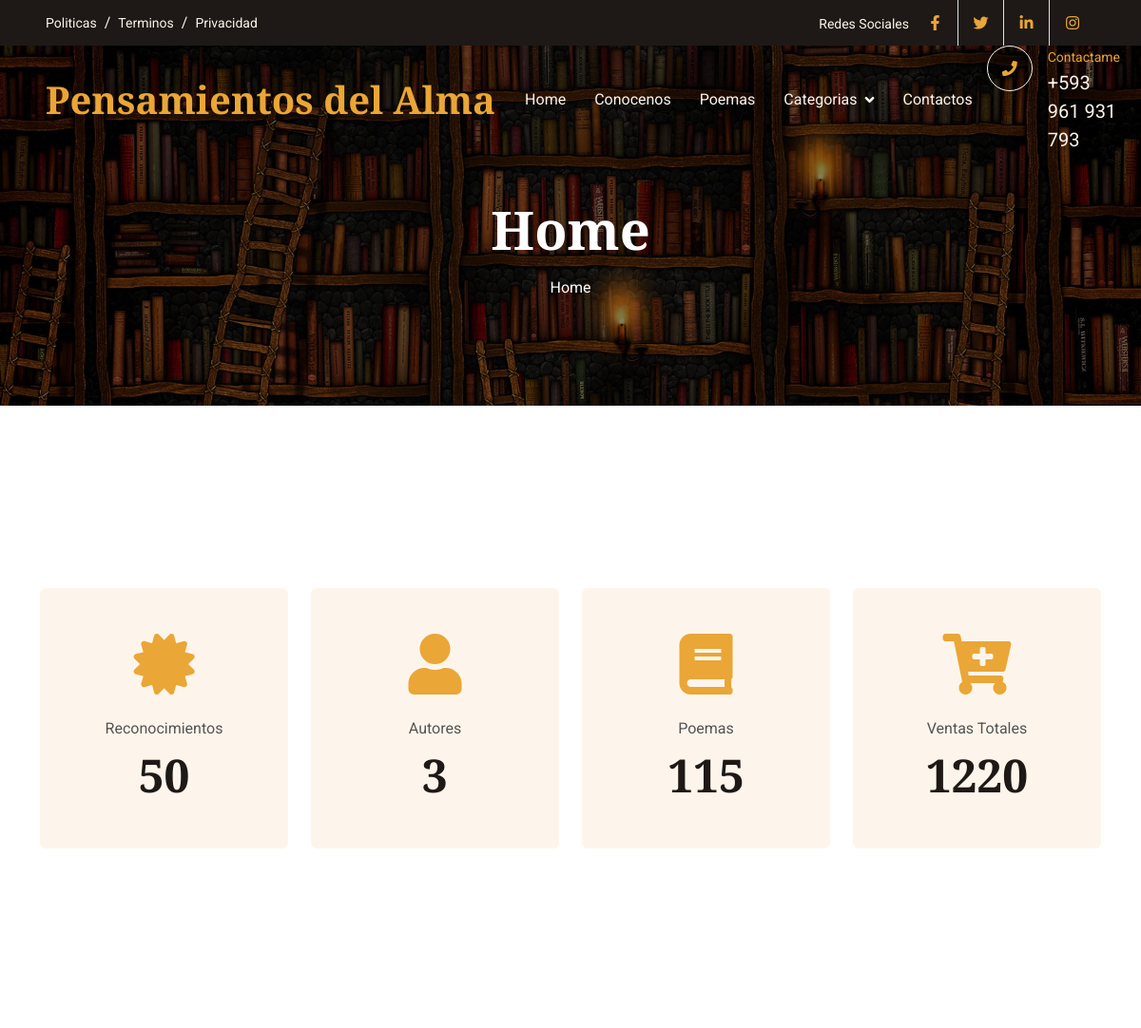
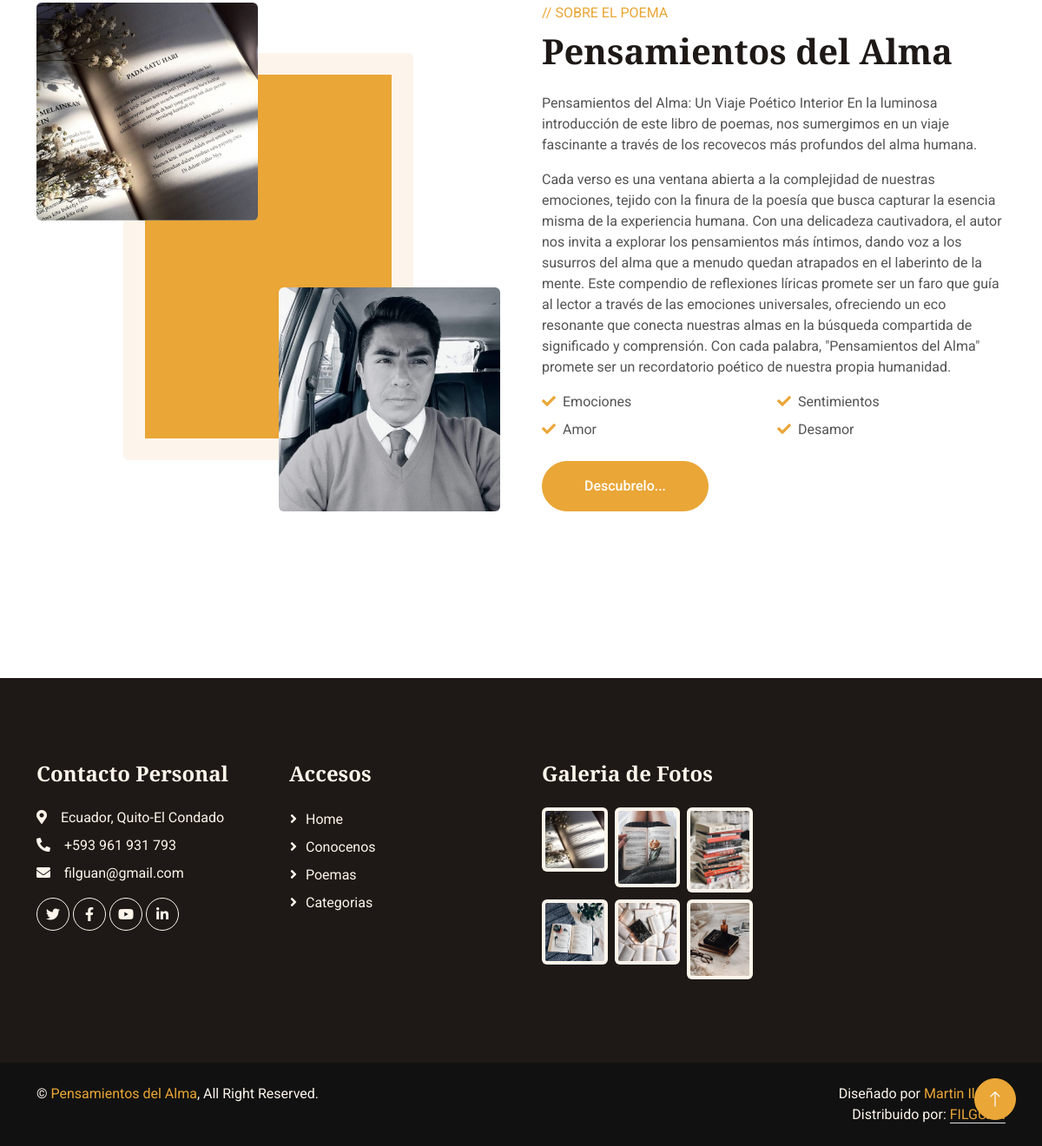
The page / on the database its author committed (2 pictures, top to bottom).
### pages/models.py (models this page shows, shortened)
class Page(models.Model):
    title=models.CharField(max_length=100, verbose_name="Titulo")
    content=models.TextField(verbose_name="Contenido")
    created=models.DateTimeField(auto_now_add=True, verbose_name="Fecha de Creación")
    updated=models.DateTimeField(auto_now=True, verbose_name="Fecha de Edición")
    class Meta:
        verbose_name="Page"
        verbose_name_plural="Pages"

### core/views.py (the view)
# urls.py: path('', views.home, name="home"),
def home(request):
    return render(request,"core/home.html")

### pages/templatetags/pages_extras.py (called while the page is built)
@register.simple_tag
def get_pages():
    pages=Page.objects.all()
    return pages

### social/processors.py (called while the page is built)
def ctx_dict(request):
    dict_urls={}
    urls=Social.objects.all()
    for url in urls:
        dict_urls[url.key]=url.url
    return dict_urls

### core/templates/core/home.html (shortened to what this page needs)
{% extends "core/base.html" %}
{% load static %}
{% block TitleHeader %}
<h1 class="display-4 text-white animated slideInDown mb-3">Home</h1>
{% endblock  %}
{% block content %}
<div class="container-xxl py-6">
    <div class="container">
        <div class="row g-4">
            <div class="col-lg-3 col-md-6 wow fadeIn" data-wow-delay="0.1s">
                <div class="fact-item bg-light rounded text-center h-100 p-5">
                    <i class="fa fa-certificate fa-4x text-primary mb-4"></i>
                    <p class="mb-2">Reconocimientos</p>
                    <h1 class="display-5 mb-0" data-toggle="counter-up">50</h1>
                </div>
            </div>
            <div class="col-lg-3 col-md-6 wow fadeIn" data-wow-delay="0.3s">
                <div class="fact-item bg-light rounded text-center h-100 p-5">
                    <i class="fa fa-user fa-4x text-primary mb-4"></i>
                    <p class="mb-2">Autores</p>
                    <h1 class="display-5 mb-0" data-toggle="counter-up">3</h1>
                </div>
            </div>
            <div class="col-lg-3 col-md-6 wow fadeIn" data-wow-delay="0.5s">
                <div class="fact-item bg-light rounded text-center h-100 p-5">
                    <i class="fa fa-book fa-4x text-primary mb-4"></i>
                    <p class="mb-2">Poemas</p>
                    <h1 class="display-5 mb-0" data-toggle="counter-up">115</h1>
                </div>
            </div>
            <div class="col-lg-3 col-md-6 wow fadeIn" data-wow-delay="0.7s">
                <div class="fact-item bg-light rounded text-center h-100 p-5">
                    <i class="fa fa-cart-plus fa-4x text-primary mb-4"></i>
                    <p class="mb-2">Ventas Totales</p>
                    <h1 class="display-5 mb-0" data-toggle="counter-up">1220</h1>
                </div>
            </div>
        </div>
    </div>
</div>
<div class="container-xxl py-6">
    <div class="container">
        <div class="row g-5">
            <div class="col-lg-6 wow fadeInUp" data-wow-delay="0.1s">
                <div class="row img-twice position-relative h-100">
                    <div class="col-6">
                        <img class="img-fluid rounded" src="{% static 'core/img/libro1.jpg' %}" alt="">
                    </div>
                    <div class="col-6 align-self-end">
                        <img class="img-fluid rounded" src="{% static 'core/img/franklin.jpeg' %}" alt="">
                    </div>
                </div>
            </div>
            <div class="col-lg-6 wow fadeInUp" data-wow-delay="0.5s">
                <div class="h-100">
                    <p class="text-primary text-uppercase mb-2">// Sobre el Poema</p>
                    <h1 class="display-6 mb-4">Pensamientos del Alma</h1>
                    <p>Pensamientos del Alma: Un Viaje Poético Interior
                    En la luminosa introducción de este libro de poemas, nos sumergimos en un viaje fascinante a través de los recovecos más profundos del alma humana. </p>
                    <p>Cada verso es una ventana abierta a la complejidad de nuestras emociones, tejido con la finura de la poesía que busca capturar la esencia misma de la experiencia humana. Con una delicadeza cautivadora, el autor nos invita a explorar los pensamientos más íntimos, dando voz a los susurros del alma que a menudo quedan atrapados en el laberinto de la mente. Este compendio de reflexiones líricas promete ser un faro que guía al lector a través de las emociones universales, ofreciendo un eco resonante que conecta nuestras almas en la búsqueda compartida de significado y comprensión. Con cada palabra, "Pensamientos del Alma" promete ser un recordatorio poético de nuestra propia humanidad.</p>
                    <div class="row g-2 mb-4">
                        <div class="col-sm-6">
                            <i class="fa fa-check text-primary me-2"></i>Emociones
                        </div>
                        <div class="col-sm-6">
                            <i class="fa fa-check text-primary me-2"></i>Sentimientos
                        </div>
                        <div class="col-sm-6">
                            <i class="fa fa-check text-primary me-2"></i>Amor
                        </div>
                        <div class="col-sm-6">
                            <i class="fa fa-check text-primary me-2"></i>Desamor
                        </div>
                    </div>
                    <a class="btn btn-primary rounded-pill py-3 px-5" href="{% url 'poemas' %}">Descubrelo...</a>
                </div>
            </div>
        </div>
    </div>
</div>
{% endblock  %}

### core/templates/core/base.html (shortened to what this page needs)
<!DOCTYPE html>
<html lang="es">
<head>
    {% load static %}
    <link href="https://cdnjs.cloudflare.com/ajax/libs/font-awesome/5.10.0/css/all.min.css" rel="stylesheet">
    <link href="https://cdn.jsdelivr.net/npm/bootstrap-icons@1.4.1/font/bootstrap-icons.css" rel="stylesheet">
    <link href="{% static 'core/lib/animate/animate.min.css' %} " rel="stylesheet">
    <link href="{% static 'core/lib/owlcarousel/assets/owl.carousel.min.css' %}" rel="stylesheet">
    <link href="{% static 'core/css/bootstrap.min.css' %}" rel="stylesheet">
    <link href="{% static 'core/css/style.css' %}" rel="stylesheet">
</head>
<body>
    <div class="container-fluid top-bar bg-dark text-light px-0 wow fadeIn" data-wow-delay="0.1s">
        <div class="row gx-0 align-items-center d-none d-lg-flex">
            <div class="col-lg-6 px-5 text-start">
                <ol class="breadcrumb mb-0">
                    {% load pages_extras %}
                    {% get_pages as pages %}
                    {% for page in pages %}
                    <li class="breadcrumb-item"><a class="small text-light" href="{% url 'policies' page.id %}">{{page.title}}</a></li>
                    {% endfor %}
                </ol>
            </div>
            <div class="col-lg-6 px-5 text-end">
                <small>Redes Sociales</small>
                <div class="h-100 d-inline-flex align-items-center">
                    {% if URL_FACEBOOK != null %}
                    <a class="btn-lg-square text-primary border-end rounded-0" href="{{URL_FACEBOOK}}"><i class="fab fa-facebook-f"></i></a>
                    {% endif %}
                    {% if URL_TWITTER != null %}
                    <a class="btn-lg-square text-primary border-end rounded-0" href="{{URL_TWITTER}}"><i class="fab fa-twitter"></i></a>
                    {% endif %}
                    {% if URL_LINKEDLN != null %}
                    <a class="btn-lg-square text-primary border-end rounded-0" href="{{URL_LINKEDLN}}"><i class="fab fa-linkedin-in"></i></a>
                    {% endif %}
                    {% if URL_LINKEDLN != null %}
                    <a class="btn-lg-square text-primary pe-0" href="{{URL_INSTAGRAM}}"><i class="fab fa-instagram"></i></a>
                    {% endif %}
                </div>
            </div>
        </div>
    </div>
    <nav class="navbar navbar-expand-lg navbar-dark fixed-top py-lg-0 px-lg-5 wow fadeIn" data-wow-delay="0.1s">
        <a href="index.html" class="navbar-brand ms-4 ms-lg-0">
            <h1 class="text-primary m-0">Pensamientos del Alma</h1>
        </a>
        <div class="collapse navbar-collapse" id="navbarCollapse">
            <div class="navbar-nav mx-auto p-4 p-lg-0">
                <a href="{% url 'home' %}" class="nav-item nav-link">Home</a>
                <a href="{% url 'about' %}" class="nav-item nav-link ">Conocenos</a>
                <a href="{% url 'poemas' %}" class="nav-item nav-link">Poemas</a>
                <div class="nav-item dropdown">
                    <a href="{% url 'categorias' %}" class="nav-link dropdown-toggle" data-bs-toggle="">Categorias</a>
                </div>
                <a href="{% url 'contacto' %}" class="nav-item nav-link">Contactos</a>
            </div>
            <div class=" d-none d-lg-flex">
                <div class="flex-shrink-0 btn-lg-square border border-light rounded-circle">
                    <i class="fa fa-phone text-primary"></i>
                </div>
                <div class="ps-3">
                    <small class="text-primary mb-0">Contactame</small>
                    <p class="text-light fs-5 mb-0">+593 961 931 793</p>
                </div>
            </div>
        </div>
    </nav>
    <div class="container-fluid page-header py-6 wow fadeIn" data-wow-delay="0.1s">
        <div class="container text-center pt-5 pb-3">
            <h1 class="display-4 text-white animated slideInDown mb-3">{% block TitleHeader %}{% endblock  %}</h1>
            <nav aria-label="breadcrumb animated slideInDown">
                <ol class="breadcrumb justify-content-center mb-0">
                    <li class="breadcrumb-item"><a class="text-white" href="{% url 'home' %}">Home</a></li>
                </ol>
            </nav>
        </div>
    </div>
    {% block content %}{% endblock  %}
    <div class="container-fluid bg-dark text-light footer my-6 mb-0 py-5 wow fadeIn" data-wow-delay="0.1s">
        <div class="container py-5">
            <div class="row g-5">
                <div class="col-lg-3 col-md-6">
                    <h4 class="text-light mb-4">Contacto Personal</h4>
                    <p class="mb-2"><i class="fa fa-map-marker-alt me-3"></i>Ecuador, Quito-El Condado</p>
                    <p class="mb-2"><i class="fa fa-phone-alt me-3"></i>+593 961 931 793</p>
                    <p class="mb-2"><i class="fa fa-envelope me-3"></i>filguan@gmail.com</p>
                    <div class="d-flex pt-2">
                        <a class="btn btn-square btn-outline-light rounded-circle me-1" href="https://twitter.com/?lang=es"><i class="fab fa-twitter"></i></a>
                        <a class="btn btn-square btn-outline-light rounded-circle me-1" href="https://www.facebook.com/?locale=es_LA"><i class="fab fa-facebook-f"></i></a>
                        <a class="btn btn-square btn-outline-light rounded-circle me-1" href="https://www.youtube.com/"><i class="fab fa-youtube"></i></a>
                        <a class="btn btn-square btn-outline-light rounded-circle me-0" href="https://ec.linkedin.com/"><i class="fab fa-linkedin-in"></i></a>
                    </div>
                </div>
                <div class="col-lg-3 col-md-6">
                    <h4 class="text-light mb-4">Accesos</h4>
                    <a href="{% url 'home' %}" class="btn btn-link" >Home</a>
                    <a href="{% url 'about' %}" class="btn btn-link">Conocenos</a>
                    <a href="{% url 'poemas' %}" class="btn btn-link">Poemas</a>
                    <a href="{% url 'categorias' %}" class="btn btn-link">Categorias</a>
                </div>
                <div class="col-lg-3 col-md-6">
                    <h4 class="text-light mb-4">Galeria de Fotos</h4>
                    <div class="row g-2">
                        <div class="col-4">
                            <img class="img-fluid bg-light rounded p-1" src="{% static 'core/img/libro1.jpg' %}" alt="Image">
                        </div>
                        <div class="col-4">
                            <img class="img-fluid bg-light rounded p-1" src="{% static 'core/img/libro2.jpg' %}" alt="Image">
                        </div>
                        <div class="col-4">
                            <img class="img-fluid bg-light rounded p-1" src="{% static 'core/img/libro3.jpg' %}" alt="Image">
                        </div>
                        <div class="col-4">
                            <img class="img-fluid bg-light rounded p-1" src="{% static 'core/img/libro4.jpg' %}" alt="Image">
                        </div>
                        <div class="col-4">
                            <img class="img-fluid bg-light rounded p-1" src="{% static 'core/img/libro5.jpg' %}" alt="Image">
                        </div>
                        <div class="col-4">
                            <img class="img-fluid bg-light rounded p-1" src="{% static 'core/img/libro6.jpg' %}" alt="Image">
                        </div>
                    </div>
                </div>
            </div>
        </div>
    </div>
    <div class="container-fluid copyright text-light py-4 wow fadeIn" data-wow-delay="0.1s">
        <div class="container">
            <div class="row">
                <div class="col-md-6 text-center text-md-start mb-3 mb-md-0">
                    &copy; <a href="#">Pensamientos del Alma</a>, All Right Reserved.
                </div>
                <div class="col-md-6 text-center text-md-end">
                    Diseñado por <a href="https://htmlcodex.com">Martin Ilguán</a>
                    <br>Distribuido por: <a class="border-bottom" href="https://themewagon.com" target="_blank">FILGUAN</a>
                </div>
            </div>
        </div>
    </div>
    <a href="#" class="btn btn-lg btn-primary btn-lg-square rounded-circle back-to-top"><i class="bi bi-arrow-up"></i></a>
</body>
</html>

### core/static/core/css/style.css (style rules this page uses)
:root { --primary: #EAA636; --secondary: #545454; --light: #FDF5EB; --dark: #1E1916; }
h4, h5, h6, .h4, .h5, .h6 { font-weight: 600 !important; }
.py-6 { padding-top: 6rem; padding-bottom: 6rem; }
.my-6 { margin-top: 6rem; margin-bottom: 6rem; }
.back-to-top { position: fixed; display: none; right: 30px; bottom: 30px; z-index: 99; }
.btn { font-weight: 500; transition: .5s; }
.btn.btn-primary { color: #FFFFFF; }
.btn-square { width: 38px; height: 38px; }
.btn-lg-square { width: 48px; height: 48px; }
.btn-square, .btn-sm-square, .btn-lg-square { padding: 0; display: flex; align-items: center; justify-content: center; font-weight: normal; }
.navbar .dropdown-toggle::after { border: none; content: "\f107"; font-family: "Font Awesome 5 Free"; font-weight: 900; vertical-align: middle; margin-left: 8px; }
.navbar .navbar-nav .nav-link { padding: 35px 15px; color: var(--light); outline: none; }
.navbar.fixed-top { transition: .5s; }
.page-header { margin-bottom: 6rem; background: linear-gradient(rgba(0, 0, 0, .5), rgba(0, 0, 0, .5)), url(../img/portada.jpg) center center no-repeat; background-size: cover; }
.breadcrumb-item+.breadcrumb-item::before { color: var(--light); }
.fact-item { transition: .5s; }
.img-twice::before { position: absolute; content: ""; width: 60%; height: 80%; top: 10%; left: 20%; background: var(--primary); border: 25px solid var(--light); border-radius: 6px; z-index: -1; }
.footer .btn.btn-link { display: block; margin-bottom: 5px; padding: 0; text-align: left; color: var(--light); font-weight: normal; text-transform: capitalize; transition: .3s; }
.footer .btn.btn-link::before { position: relative; content: "\f105"; font-family: "Font Awesome 5 Free"; font-weight: 900; color: var(--light); margin-right: 10px; }
.copyright { background: #111111; }
.copyright a { color: var(--primary); }

### rows shown on the page
Page: title "Politicas"
Page: title "Terminos"
Page: title "Privacidad"
